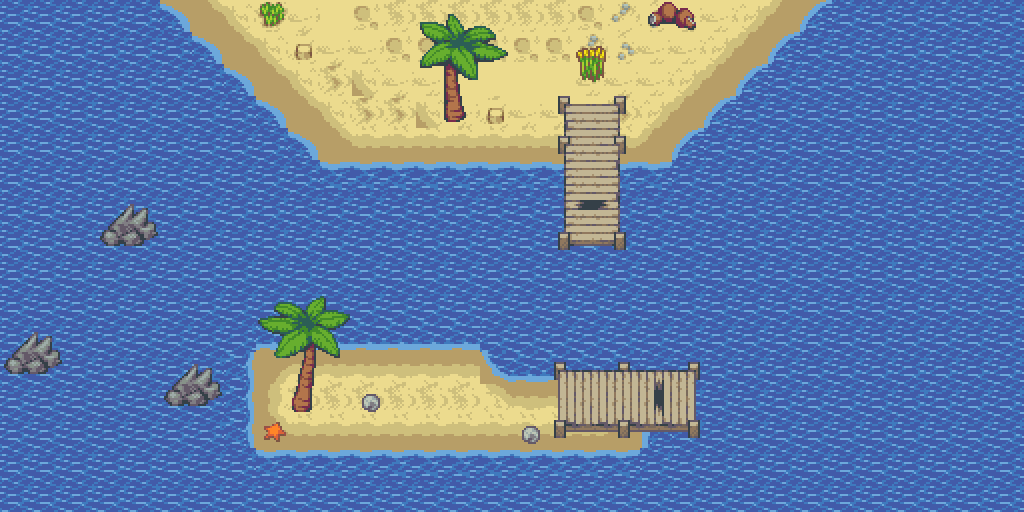

Rendered tile map (Tiled .tmx) drawn with the repository's tilesets; below, a short description and the full map source, tile grids included:
An orthogonal 32x16 tile map with 32x32 px tiles, 4 tile layers (Warstwa Kafelków 1, Warstwa Kafelków 2, Warstwa Kafelków 3, Warstwa Kafelków 4), 2 tilesets.

<map version="1.10" tiledversion="1.10.1" orientation="orthogonal" renderorder="right-down" width="32" height="16" tilewidth="32" tileheight="32" infinite="0" nextlayerid="6" nextobjectid="1">
 <tileset firstgid="1" source="tf_beach_tileB.tsx" />
 <tileset firstgid="257" source="tf_beach_tileA1.tsx" />
 <layer id="1" name="Warstwa Kafelków 1" width="32" height="16">
  <data encoding="csv">
359,359,359,359,359,359,359,359,359,359,359,359,359,359,359,359,359,359,359,359,359,359,359,359,280,280,280,359,359,359,359,359,
359,359,359,359,359,359,359,359,359,359,359,359,359,359,359,359,359,359,359,359,280,280,280,280,359,359,359,359,359,359,359,359,
359,359,359,359,359,359,359,359,359,359,359,359,280,280,280,359,359,359,280,280,359,359,359,359,359,359,359,359,359,359,359,359,
359,359,359,359,359,359,359,359,359,359,359,280,280,327,280,280,280,280,359,359,359,359,359,359,359,359,359,359,359,359,359,359,
359,359,359,359,359,359,359,359,359,359,359,280,280,280,280,327,280,359,359,359,359,359,359,359,359,359,359,359,359,359,359,359,
327,327,359,359,359,359,359,359,415,415,415,415,280,280,280,280,280,359,359,359,359,359,359,359,359,359,359,359,359,359,359,359,
327,327,327,359,359,359,359,359,415,295,295,295,280,280,280,280,280,359,359,359,359,359,359,359,359,359,359,359,359,359,359,359,
327,327,327,327,359,359,359,359,415,295,295,295,295,295,295,295,359,359,359,359,359,359,359,359,359,359,359,359,359,359,359,359,
327,327,327,327,359,359,359,359,415,295,295,295,295,295,295,295,359,359,359,359,359,359,359,359,359,359,359,359,359,359,359,359,
327,327,327,327,327,359,359,359,415,295,295,295,295,295,295,295,359,359,359,359,359,359,359,359,359,359,359,359,359,359,359,359,
327,327,327,327,327,359,359,359,415,295,327,327,327,295,295,295,359,359,359,359,359,359,359,359,359,359,359,359,359,359,359,359,
327,327,327,327,327,359,359,359,415,295,327,327,327,327,327,327,327,327,327,327,327,327,327,327,327,327,327,327,327,327,327,264,
327,327,327,327,327,359,359,359,359,359,327,327,327,327,327,327,327,327,327,327,327,327,327,327,327,327,327,327,327,327,327,327,
327,327,327,327,327,359,359,359,327,327,327,327,327,327,327,327,327,327,327,327,327,327,327,327,327,327,327,327,327,327,327,327,
327,327,359,327,327,359,359,327,327,327,327,327,327,327,327,327,327,327,327,327,327,327,327,327,327,327,327,327,327,327,327,327,
327,359,359,327,327,359,327,327,327,327,327,327,327,327,327,327,327,327,327,327,327,327,327,327,327,327,327,327,327,327,327,327
</data>
 </layer>
 <layer id="3" name="Warstwa Kafelków 2" width="32" height="16">
  <data encoding="csv">
0,0,0,0,0,393,155,156,3,3,8,21,5,5,5,5,5,5,21,22,23,3,3,153,173,283,0,0,0,0,0,0,
0,0,0,0,0,0,393,155,156,3,3,3,21,21,21,21,21,21,22,23,3,3,153,173,283,0,0,0,0,0,0,0,
0,0,0,0,0,0,0,393,155,156,4,156,3,3,8,8,8,8,3,3,3,153,173,283,0,0,0,0,0,0,0,0,
0,0,0,0,0,0,0,0,393,155,156,4,4,156,3,3,3,3,3,4,153,173,283,0,0,0,0,0,0,0,0,0,
0,0,0,0,0,0,0,0,0,393,155,158,158,158,158,158,158,158,158,158,173,283,0,0,0,0,0,0,0,0,0,0,
0,0,0,0,0,0,0,0,0,0,374,374,374,374,374,374,374,374,374,374,374,0,0,0,0,0,0,0,0,0,0,0,
0,0,0,38,39,0,0,0,0,0,0,0,0,0,0,0,0,0,0,0,0,0,0,0,0,0,0,0,0,0,0,0,
0,0,0,54,55,0,0,0,0,0,0,0,0,0,0,0,0,0,0,0,0,0,0,0,0,0,0,0,0,0,0,0,
0,0,0,0,0,0,0,0,0,0,0,0,0,0,0,0,0,0,0,0,0,0,0,0,0,0,0,0,0,0,0,0,
0,0,0,0,0,0,0,0,0,0,0,0,0,0,0,0,0,0,0,0,0,0,0,0,0,0,0,0,0,0,0,0,
38,39,0,0,0,0,0,0,0,0,0,0,0,0,0,0,0,0,0,0,0,0,0,0,0,0,0,0,0,0,0,0,
54,55,0,0,0,38,39,0,0,0,0,0,0,0,0,0,0,0,0,0,0,0,0,0,0,0,0,0,0,0,0,0,
0,0,0,0,0,54,55,0,0,0,0,0,0,0,0,0,0,0,0,0,0,0,0,0,0,0,0,0,0,0,0,0,
0,0,0,0,0,0,0,0,0,0,0,0,0,0,0,0,0,0,0,0,0,0,0,0,0,0,0,0,0,0,0,0,
0,0,0,0,0,0,0,0,0,0,0,0,0,0,0,0,0,0,0,0,0,0,0,0,0,0,0,0,0,0,0,0,
0,0,0,0,0,0,0,0,0,0,0,0,0,0,0,0,0,0,0,0,0,0,0,0,0,0,0,0,0,0,0,0
</data>
 </layer>
 <layer id="4" name="Warstwa Kafelków 3" width="32" height="16">
  <data encoding="csv">
0,0,0,0,0,0,0,0,105,0,0,0,0,161,162,163,0,0,0,0,119,120,0,0,0,0,0,0,0,0,0,0,
0,0,0,0,0,0,0,0,0,72,0,0,0,177,178,179,0,0,121,0,0,0,0,0,0,0,0,0,0,0,0,0,
0,0,0,0,0,0,0,0,0,0,0,0,0,193,194,195,0,0,137,0,0,0,0,0,0,0,0,0,0,0,0,0,
0,0,0,0,0,0,0,0,0,0,0,0,0,209,210,72,0,9,10,11,0,0,0,0,0,0,0,0,0,0,0,0,
0,0,0,0,0,0,0,0,0,0,0,0,0,0,0,0,0,25,26,27,0,0,0,0,0,0,0,0,0,0,0,0,
0,0,0,0,0,0,0,0,0,0,0,0,0,0,0,0,0,41,42,43,0,0,0,0,0,0,0,0,0,0,0,0,
0,0,0,0,0,0,0,0,0,0,0,0,0,0,0,0,0,57,58,59,0,0,0,0,0,0,0,0,0,0,0,0,
0,0,0,0,0,0,0,0,0,0,0,0,0,0,0,0,0,73,74,75,0,0,0,0,0,0,0,0,0,0,0,0,
0,0,0,0,0,0,0,0,0,0,0,0,0,0,0,0,0,0,0,0,0,0,0,0,0,0,0,0,0,0,0,0,
0,0,0,0,0,0,0,0,0,0,0,0,0,0,0,0,0,0,0,0,0,0,0,0,0,0,0,0,0,0,0,0,
0,0,0,0,0,0,0,0,434,434,434,434,434,434,434,0,0,0,0,0,0,0,0,0,0,0,0,0,0,0,0,0,
0,0,0,0,0,0,0,338,191,206,206,206,206,206,206,345,434,434,434,434,0,0,0,0,0,0,0,0,0,0,0,0,
0,0,0,0,0,0,0,338,172,5,5,5,5,5,5,205,206,206,206,189,273,0,0,0,0,0,0,0,0,0,0,0,
0,0,0,0,0,0,0,338,175,158,158,158,158,158,158,158,158,158,158,173,273,0,0,0,0,0,0,0,0,0,0,0,
0,0,0,0,0,0,0,0,357,357,357,357,357,357,357,357,357,357,357,357,0,0,0,0,0,0,0,0,0,0,0,0,
0,0,0,0,0,0,0,0,0,0,0,0,0,0,0,0,0,0,0,0,0,0,0,0,0,0,0,0,0,0,0,0
</data>
 </layer>
 <layer id="5" name="Warstwa Kafelków 4" width="32" height="16">
  <data encoding="csv">
0,0,0,0,0,0,0,0,0,0,0,0,0,0,0,0,0,0,0,0,0,0,0,0,0,0,0,0,0,0,0,0,
0,0,0,0,0,0,0,0,0,0,0,0,0,0,0,0,0,0,0,0,0,0,0,0,0,0,0,0,0,0,0,0,
0,0,0,0,0,0,0,0,0,0,0,0,0,0,0,0,0,0,0,0,0,0,0,0,0,0,0,0,0,0,0,0,
0,0,0,0,0,0,0,0,0,0,0,0,0,0,0,0,0,0,0,0,0,0,0,0,0,0,0,0,0,0,0,0,
0,0,0,0,0,0,0,0,0,0,0,0,0,0,0,0,0,0,0,0,0,0,0,0,0,0,0,0,0,0,0,0,
0,0,0,0,0,0,0,0,0,0,0,0,0,0,0,0,0,0,0,0,0,0,0,0,0,0,0,0,0,0,0,0,
0,0,0,0,0,0,0,0,0,0,0,0,0,0,0,0,0,0,0,0,0,0,0,0,0,0,0,0,0,0,0,0,
0,0,0,0,0,0,0,0,0,0,0,0,0,0,0,0,0,0,0,0,0,0,0,0,0,0,0,0,0,0,0,0,
0,0,0,0,0,0,0,0,0,0,0,0,0,0,0,0,0,0,0,0,0,0,0,0,0,0,0,0,0,0,0,0,
0,0,0,0,0,0,0,0,65,66,67,0,0,0,0,0,0,0,0,0,0,0,0,0,0,0,0,0,0,0,0,0,
0,0,0,0,0,0,0,0,81,82,83,0,0,0,0,0,0,0,0,0,0,0,0,0,0,0,0,0,0,0,0,0,
0,0,0,0,0,0,0,0,97,98,99,0,0,0,0,0,0,12,13,14,15,16,0,0,0,0,0,0,0,0,0,0,
0,0,0,0,0,0,0,0,113,114,115,103,0,0,0,0,0,28,29,30,31,32,0,0,0,0,0,0,0,0,0,0,
0,0,0,0,0,0,0,0,100,0,0,0,0,0,0,0,103,44,45,46,47,48,0,0,0,0,0,0,0,0,0,0,
0,0,0,0,0,0,0,0,0,0,0,0,0,0,0,0,0,0,0,0,0,0,0,0,0,0,0,0,0,0,0,0,
0,0,0,0,0,0,0,0,0,0,0,0,0,0,0,0,0,0,0,0,0,0,0,0,0,0,0,0,0,0,0,0
</data>
 </layer>
</map>
